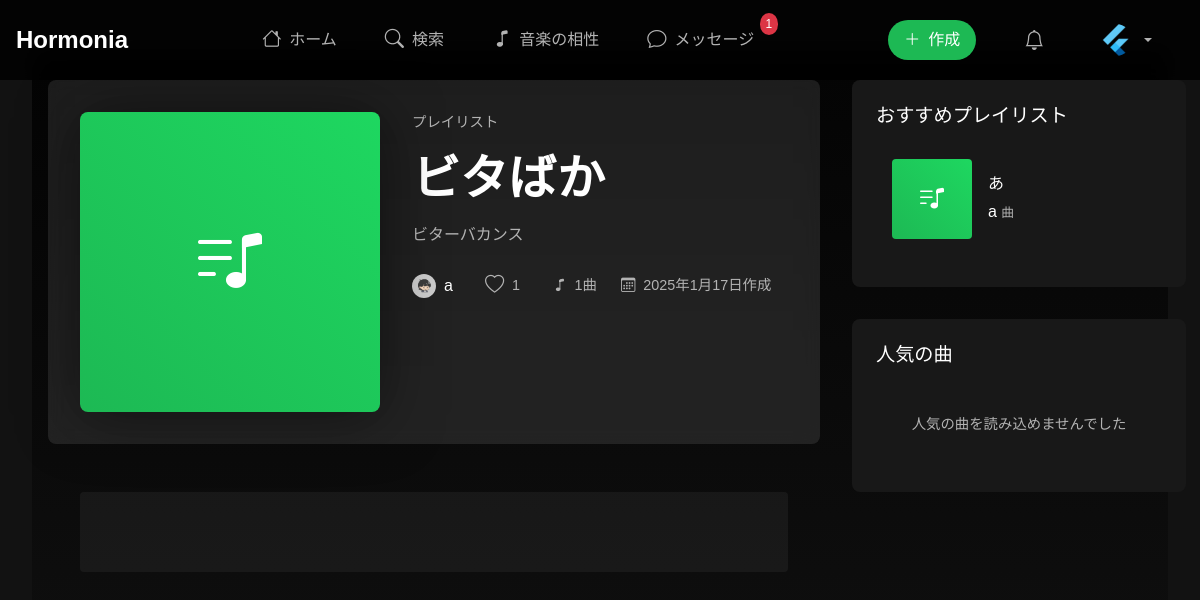
Page /playlist/8/ (signed in) on the committed database.
### core/models.py (models this page shows, shortened)
class Profile(models.Model):
    user = models.OneToOneField(User, on_delete=models.CASCADE)
    avatar = models.ImageField(upload_to='avatars/', default='default.jpg', null=True, blank=True)
    bio = models.TextField(max_length=500, blank=True)
    website = models.URLField(max_length=200, blank=True)
    favorite_genres = models.JSONField(default=list, blank=True)
    favorite_artists = models.JSONField(default=list, blank=True)
    music_mood_preferences = models.JSONField(default=dict, blank=True)
    nickname = models.CharField(max_length=50, blank=True)
    following = models.ManyToManyField('self', symmetrical=False, related_name='followers', blank=True)
    spotify_refresh_token = models.CharField(max_length=255, null=True, blank=True)
    spotify_connected = models.BooleanField(default=False)
    music_taste = models.JSONField(default=dict, null=True, blank=True)

class Playlist(models.Model):
    user = models.ForeignKey(User, on_delete=models.CASCADE, related_name='playlists')
    title = models.CharField(max_length=200)
    description = models.TextField(blank=True, null=True)
    is_public = models.BooleanField(default=True)
    created_at = models.DateTimeField(auto_now_add=True)
    updated_at = models.DateTimeField(auto_now=True)
    likes = models.ManyToManyField(User, related_name='liked_playlists', blank=True)

class PlaylistMusic(models.Model):
    playlist = models.ForeignKey(Playlist, on_delete=models.CASCADE, verbose_name='プレイリスト')
    music = models.ForeignKey(Music, on_delete=models.CASCADE, verbose_name='楽曲')
    order = models.IntegerField(default=0, verbose_name='順番')
    added_at = models.DateTimeField(auto_now_add=True)
    class Meta:
        verbose_name = 'プレイリスト楽曲'
        verbose_name_plural = 'プレイリスト楽曲'
        ordering = ['order']
        unique_together = ['playlist', 'music']

class Music(models.Model):
    title = models.CharField(max_length=200, verbose_name='曲名')
    artist = models.CharField(max_length=200, verbose_name='アーティスト')
    album_art = models.URLField(verbose_name='アルバムアート', blank=True, null=True)
    spotify_id = models.CharField(max_length=100, unique=True, verbose_name='Spotify ID')
    preview_url = models.URLField(verbose_name='プレビューURL', blank=True, null=True)
    duration_ms = models.IntegerField(verbose_name='再生時間(ms)', default=0)
    created_at = models.DateTimeField(auto_now_add=True)
    class Meta:
        verbose_name = '楽曲'
        verbose_name_plural = '楽曲'

### core/views.py (the view, shortened to what this page needs)
# urls.py: path('playlist/<int:pk>/', views.playlist_detail, name='playlist_detail'),
def playlist_detail(request, pk):
    playlist = get_object_or_404(Playlist, pk=pk)
    playlist_tracks = PlaylistMusic.objects.filter(
        playlist=playlist
    ).select_related('music').order_by('order')
    recommended_playlists = Playlist.objects.filter(
        is_public=True
    ).exclude(
        pk=pk
    ).annotate(
        engagement=Count('likes') + Count('playlist_comments')
    ).order_by('-engagement')[:5]
    try:
        spotify = spotipy.Spotify(client_credentials_manager=SpotifyClientCredentials(
            client_id=settings.SPOTIFY_CLIENT_ID,
            client_secret=settings.SPOTIFY_CLIENT_SECRET
        ))
        results = spotify.search(
            q='year:2024',
            type='track',
            market='JP',
            limit=20  # より多くの曲を取得
        )
        import random
        trending_tracks = []
    except Exception as e:
        logger.error(f"Spotifyからの人気曲取得エラー: {str(e)}")
        trending_tracks = []
    context = {
        'playlist': playlist,
        'playlist_tracks': playlist_tracks,
        'recommended_playlists': recommended_playlists,
        'trending_tracks': trending_tracks,
    }
    return render(request, 'core/playlist_detail.html', context)

### core/templates/core/playlist_detail.html (shortened to what this page needs)
{% extends 'core/base.html' %}
{% load static %}
{% load custom_filters %}
{% block content %}
<div class="gradient-background">
    <div class="spotify-container">
        <div class="playlist-layout">
            <div class="playlist-main">
                <div class="playlist-detail fade-in">
                    <div class="playlist-header spotify-card">
                        <div class="playlist-cover-container">
                            <div class="playlist-cover">
                                {% if playlist.music.first.album_art %}
                                <img src="{{ playlist.music.first.album_art }}" alt="{{ playlist.title }}">
                                {% else %}
                                    <div class="default-cover">
                                        <i class="bi bi-music-note-list"></i>
                                    </div>
                                {% endif %}
                            </div>
                        </div>
                        <div class="playlist-info">
                            <div class="playlist-meta">
                                <span class="playlist-type">プレイリスト</span>
                            </div>
                            <h1 class="playlist-title">{{ playlist.title }}</h1>
                            {% if playlist.description %}
                                <p class="playlist-description">{{ playlist.description }}</p>
                            {% endif %}
                            <div class="playlist-stats">
                                <div class="creator">
                                    <img src="{% if playlist.user.profile.avatar %}{{ playlist.user.profile.avatar.url }}{% else %}{% static 'images/default-avatar.svg' %}{% endif %}"
                                         alt="{{ playlist.user.username }}"
                                         class="creator-avatar">
                                    <a href="{% url 'core:profile' playlist.user.username %}" class="creator-name">
                                        {{ playlist.user.username }}
                                    </a>
                                </div>
                                <button class="like-button {% if user in playlist.likes.all %}liked{% endif %}"
                                        data-playlist-id="{{ playlist.id }}"
                                        onclick="likePlaylist({{ playlist.id }})">
                                    <i class="bi bi-heart{% if user in playlist.likes.all %}-fill{% endif %}"></i>
                                    <span class="like-count">{{ playlist.likes.count }}</span>
                                </button>
                                <span class="stats-item">
                                    <i class="bi bi-music-note"></i> {{ playlist_tracks|length }}曲
                                </span>
                                <span class="stats-item">
                                    <i class="bi bi-calendar3"></i> {{ playlist.created_at|date:"Y年n月j日" }}作成
                                </span>
                            </div>
                        </div>
                    </div>
                    <div class="playlist-content spotify-card">
                        {% if playlist_tracks %}
                            <div class="track-list">
                                {% for track in playlist_tracks %}
                                    <div class="track-item" data-track-id="{{ track.music.id }}">
                                        <div class="track-player">
                                            <iframe src="https://open.spotify.com/embed/track/{{ track.music.spotify_id }}"
                                                    width="100%"
                                                    height="80"
                                                    frameborder="0"
                                                    allowtransparency="true"
                                                    allow="encrypted-media">
                                            </iframe>
                                        </div>
                                    </div>
                                {% endfor %}
                            </div>
                        {% endif %}
                    </div>
                </div>
            </div>
            <div class="sidebar-right">
                <div class="recommended-playlists">
                    <h3>おすすめプレイリスト</h3>
                    {% for playlist in recommended_playlists %}
                        {% if playlist.user and playlist.user.username %}
                            <div class="playlist-card">
                                <div class="playlist-card-cover">
                                    {% if playlist.music.first.album_art %}
                                        <img src="{{ playlist.music.first.album_art }}" alt="{{ playlist.title }}">
                                    {% else %}
                                        <div class="playlist-card-default">
                                            <i class="bi bi-music-note-list"></i>
                                        </div>
                                    {% endif %}
                                </div>
                                <div class="playlist-card-info">
                                    <h4>{{ playlist.title }}</h4>
                                    <a href="{% url 'core:profile' playlist.user.username %}" class="creator-name">
                                        {{ playlist.user.username }}
                                    </a>
                                    <span class="track-count">{{ playlist.posts.count }}曲</span>
                                </div>
                            </div>
                        {% endif %}
                    {% endfor %}
                </div>
                <div class="popular-tracks-section">
                    <h3>人気の曲</h3>
                    <div class="popular-tracks-list">
                        {% for track in trending_tracks %}
                            <div class="track-player">
                                <iframe src="https://open.spotify.com/embed/track/{{ track.spotify_id }}"
                                        width="100%"
                                        height="80"
                                        frameborder="0"
                                        allowtransparency="true"
                                        allow="encrypted-media">
                                </iframe>
                            </div>
                        {% empty %}
                            <div class="no-tracks">
                                <p>人気の曲を読み込めませんでした</p>
                            </div>
                        {% endfor %}
                    </div>
                </div>
            </div>
        </div>
    </div>
</div>
{% endblock %}

### core/templates/core/base.html (shortened to what this page needs)
{% load static %}
<!DOCTYPE html>
<html lang="ja">
<head>
    <link href="https://cdn.jsdelivr.net/npm/bootstrap@5.3.0/dist/css/bootstrap.min.css" rel="stylesheet">
    <link rel="stylesheet" href="https://cdn.jsdelivr.net/npm/bootstrap-icons@1.10.0/font/bootstrap-icons.css">
    <link rel="stylesheet" href="/static/css/style.css">
</head>
<body>
    <header class="spotify-header">
        <div class="header-container">
            <div class="header-left">
                <a href="{% url 'core:home' %}" class="logo">
                    <span>Hormonia</span>
                </a>
            </div>
            <nav class="main-nav">
                <a href="{% url 'core:home' %}" class="nav-item {% if request.resolver_match.url_name == 'home' %}active{% endif %}">
                    <i class="bi bi-house"></i>
                    <span>ホーム</span>
                </a>
                <a href="{% url 'core:search' %}" class="nav-item {% if request.resolver_match.url_name == 'search' %}active{% endif %}">
                    <i class="bi bi-search"></i>
                    <span>検索</span>
                </a>
                <a href="{% url 'core:music_compatibility' %}" class="nav-item {% if request.resolver_match.url_name == 'music_compatibility' %}active{% endif %}">
                    <i class="bi bi-music-note"></i>
                    <span>音楽の相性</span>
                </a>
                <a href="{% url 'core:messages' %}" class="nav-item {% if request.resolver_match.url_name == 'messages' %}active{% endif %}">
                    <i class="bi bi-chat"></i>
                    <span>メッセージ</span>
                    <span class="message-badge" style="display: none;">0</span>
                </a>
            </nav>
            <div class="header-right">
                {% if user.is_authenticated %}
                    <div class="create-buttons">
                        <button class="create-button" onclick="toggleCreateMenu()">
                            <i class="bi bi-plus-lg"></i>
                            <span>作成</span>
                        </button>
                    </div>
                    <div class="nav-item dropdown">
                        <a href="{% url 'core:notifications' %}" class="nav-link notification-icon">
                            <i class="bi bi-bell"></i>
                        </a>
                        <a class="nav-link dropdown-toggle" href="#" role="button" data-bs-toggle="dropdown">
                            {% if user.profile.avatar %}
                                <img src="{{ user.profile.avatar.url }}" alt="{{ user.username }}" class="avatar-img">
                            {% else %}
                                <img src="{% static 'images/default-avatar.svg' %}" alt="{{ user.username }}" class="avatar-img">
                            {% endif %}
                        </a>
                    </div>
                {% else %}
                    <div class="auth-buttons">
                        <a href="{% url 'core:login' %}" class="login-button">ログイン</a>
                        <a href="{% url 'core:register' %}" class="register-button">新規登録</a>
                    </div>
                {% endif %}
            </div>
        </div>
    </header>
    <main>
        {% block content %}
        {% endblock %}
    </main>
</body>
</html>

### rows in the picture
Playlist: title "ビタばか", description "ビターバカンス", user.avatar (picture), user.username "a", likes.count "1", created_at "2025年1月17日"
Playlist: title "あ", user.username "a"

### other values in the picture
{{ playlist_tracks|length }} "1"
